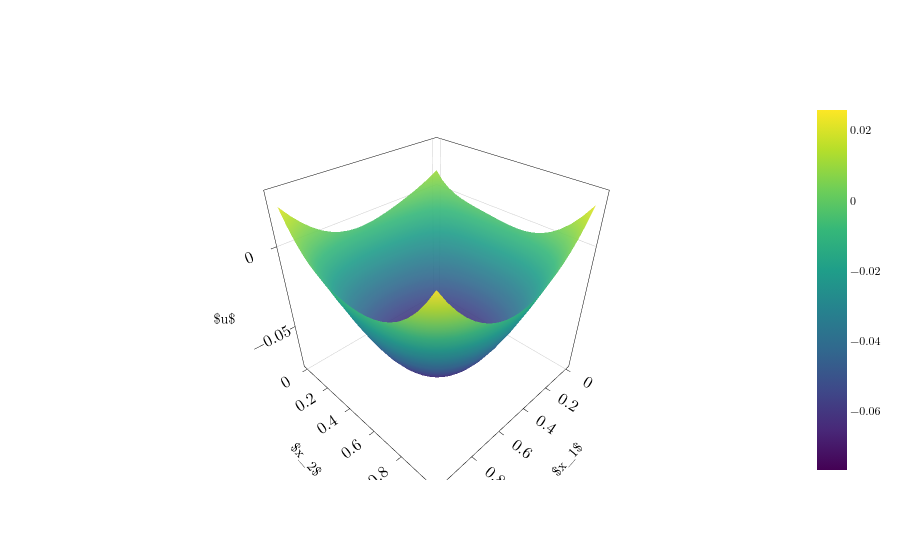

Notebook code for this chart:
### Code cell


### Figure 1 — Plotly figure (JSON) as saved in the notebook; plotly's stock layout.template omitted (floating-point values rounded to 4 significant figures; data arrays with more than 128 entries replaced by an {"elided": "..."} marker saying what was removed)
{"data": [{"colorscale": [[0, "#440154"], [0.1111, "#482878"], [0.2222, "#3e4989"], [0.3333, "#31688e"], [0.4444, "#26828e"], [0.5556, "#1f9e89"], [0.6667, "#35b779"], [0.7778, "#6ece58"], [0.8889, "#b5de2b"], [1, "#fde725"]], "flatshading": false, "i": {"elided": "800 int values"}, "intensity": {"elided": "441 float values"}, "intensitymode": "vertex", "j": {"elided": "800 int values"}, "k": {"elided": "800 int values"}, "lighting": {"ambient": 1, "diffuse": 0, "fresnel": 0, "roughness": 1, "specular": 0}, "opacity": 0.9, "showscale": true, "type": "mesh3d", "x": {"elided": "441 float values"}, "y": {"elided": "441 float values"}, "z": {"elided": "441 float values"}}], "layout": {"font": {"color": "black", "family": "Latin Modern Roman, CMU Serif, Georgia, serif", "size": 12}, "legend": {"bgcolor": "white", "bordercolor": "black", "borderwidth": 1}, "paper_bgcolor": "white", "plot_bgcolor": "white", "scene": {"bgcolor": "white", "xaxis": {"backgroundcolor": "white", "gridcolor": "#cccccc", "linecolor": "black", "mirror": true, "showbackground": true, "showgrid": false, "showline": true, "tickcolor": "black", "tickfont": {"color": "black", "size": 14}, "ticks": "outside", "title": {"text": "$x_1$"}, "zerolinecolor": "#cccccc"}, "yaxis": {"backgroundcolor": "white", "gridcolor": "#cccccc", "linecolor": "black", "mirror": true, "showbackground": true, "showgrid": false, "showline": true, "tickcolor": "black", "tickfont": {"color": "black", "size": 14}, "ticks": "outside", "title": {"text": "$x_2$"}, "zerolinecolor": "#cccccc"}, "zaxis": {"backgroundcolor": "white", "gridcolor": "#cccccc", "linecolor": "black", "mirror": true, "showbackground": true, "showgrid": false, "showline": true, "tickcolor": "black", "tickfont": {"color": "black", "size": 14}, "ticks": "outside", "title": {"text": "$u$"}, "zerolinecolor": "#cccccc"}}, "showlegend": true, "title": {"font": {"color": "black", "size": 20}}, "uirevision": true, "xaxis": {"gridcolor": "#cccccc", "linecolor": "black", "mirror": true, "showgrid": false, "showline": true, "tickcolor": "black", "tickfont": {"color": "black", "size": 14}, "ticks": "outside", "title": {"font": {"color": "black", "size": 14}}, "zerolinecolor": "#cccccc"}, "yaxis": {"gridcolor": "#cccccc", "linecolor": "black", "mirror": true, "showgrid": false, "showline": true, "tickcolor": "black", "tickfont": {"color": "black", "size": 14}, "ticks": "outside", "title": {"font": {"color": "black", "size": 14}}, "zerolinecolor": "#cccccc"}}}
